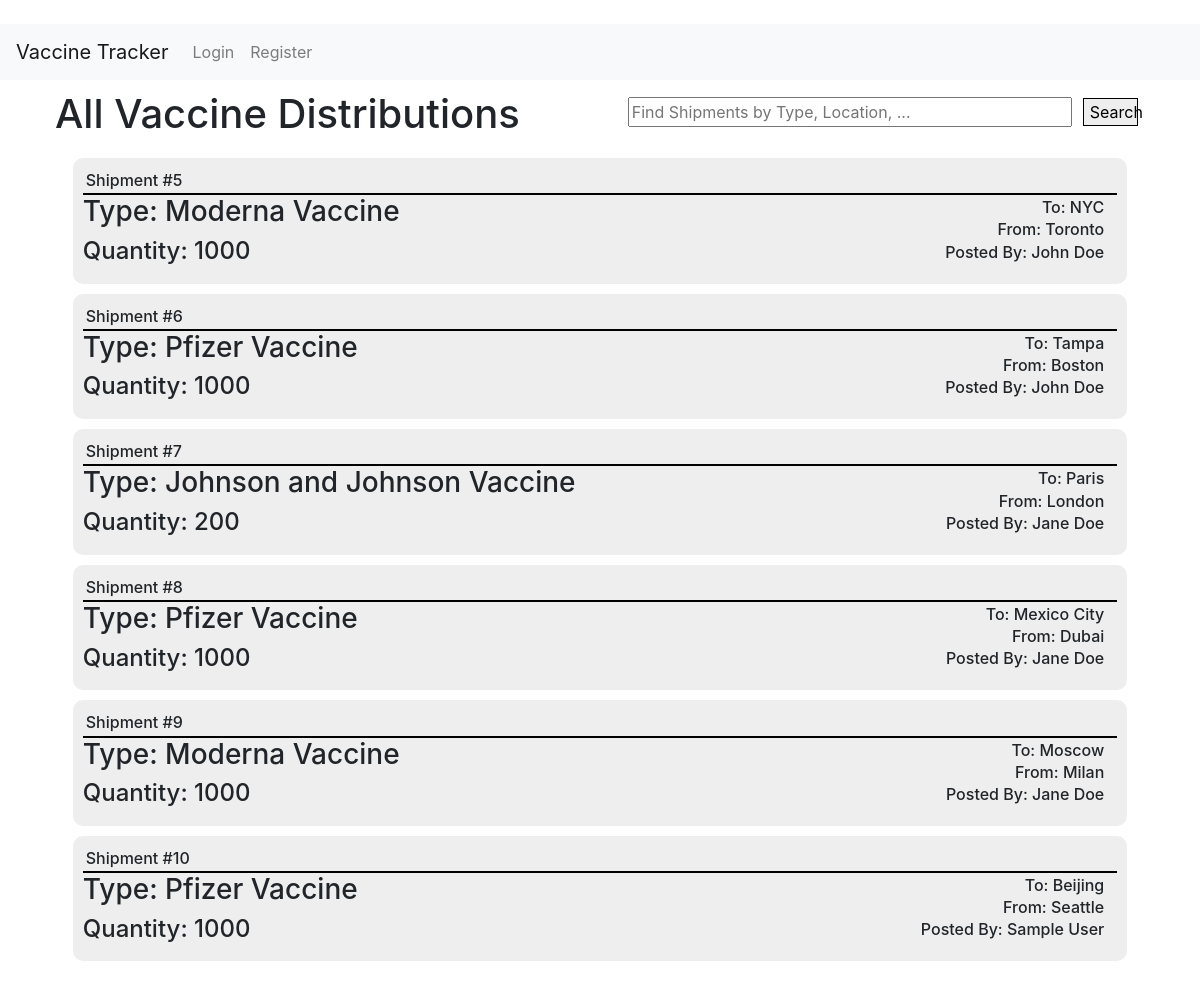
The page / on the database its author committed.
### tables this page shows
CREATE TABLE vaccines(
v_id INTEGER PRIMARY KEY AUTOINCREMENT,
status INTEGER NOT NULL,
loc1 TEXT NOT NULL,
loc2 TEXT NOT NULL,
type TEXT NOT NULL,
user_id INTEGER NOT NULL,
FOREIGN KEY (user_id) REFERENCES userinfo(users_id));

CREATE TABLE userinfo(
user_id INTEGER PRIMARY KEY AUTOINCREMENT,
email TEXT NOT NULL,
password TEXT NOT NULL,
name TEXT NOT NULL);

### main.py (the view)
@app.route('/')
def index():
    db = get_db()
    cursor = db.cursor()
    search = request.args.get("search")
    sqlite_query = """SELECT DISTINCT v_id, status, loc1, loc2, type, user_id  FROM vaccines"""
    if search:
        sqlite_query = sqlite_query + """ WHERE loc1 LIKE ? OR loc2 LIKE ? OR type LIKE ? OR user_id IN (
                                          SELECT user_id FROM userinfo WHERE name LIKE ?)"""
        cursor.execute(sqlite_query, ("%" + search + "%", "%" + search + "%","%" + search + "%","%" + search + "%"))
    else:
        cursor.execute(sqlite_query)
    records = cursor.fetchall()
    for i in range(len(records)):
        user_id = records[i][5]
        user_query = """SELECT name FROM userinfo WHERE user_id=?"""
        cursor.execute(user_query,(user_id,))
        name = cursor.fetchall()[0]
        records[i] = records[i] + name
    return render_template("index.html", list=records)

### main.py (called while the page is built)
def get_db():
    db = getattr(g, '_database', None)
    if db is None:
        db = g._database = sql.connect(DATABASE)
    return db

@app.teardown_appcontext
def close_connection(exception):
    db = getattr(g, '_database', None)
    if db is not None:
        db.close()

### templates/index.html (shortened to what this page needs)
﻿{% extends "layout.html" %}
{% block body %}
    <div class="container">
        <div class="header-div">
            <div class="title-div">
                <h1> All Vaccine Distributions </h1>
            </div>
            <div class="search-div">
                <form action="/" class="form-inline">
                    <input autocomplete="off" autofocus class="search-bar" name="search" placeholder="Find Shipments by Type, Location, ..." type="text">
                    <button type="submit" class="form-btn"> Search </button>
                </form>
            </div>
        </div>
        <div class="gallery">
            {% for item in list%}
            <div class="vaccine-box">
                <h6> Shipment #{{item[0]}}</h6>
                <div class="vaccine-info">
                    <div class="main-info">
                        <h3> Type: {{item[4]}} Vaccine</h3>
                        <h4> Quantity: {{item[1]}}</h4>
                    </div>
                    <div class="side-info">
                        <h6> To: {{item[3]}}</h6>
                        <h6> From: {{item[2]}}</h6>
                        <h6> Posted By: {{item[6]}}</h6>
                    </div>
                </div>
            </div>
            {% endfor %}
        </div>
    </div>
{% endblock %}

### templates/layout.html (shortened to what this page needs)
﻿<!DOCTYPE html>
<html lang="en" xmlns="http://www.w3.org/1999/xhtml">
<head>
    <link rel="stylesheet" href="https://maxcdn.bootstrapcdn.com/bootstrap/4.0.0/css/bootstrap.min.css">
    <link href="static/styles.css" rel="stylesheet">
</head>
<body>
    <nav class="navbar navbar-expand-lg navbar-light bg-light">
        <a class="navbar-brand" href="/">Vaccine Tracker</a>
        {% if session.user_id %}
        <div class="collapse navbar-collapse" id="navbarSupportedContent">
            <ul class="navbar-nav mr-auto">
                <li class="nav-item">
                    <a class="nav-link" href="/"> All Distributions </a>
                </li>
                <li class="nav-item">
                    <a class="nav-link" href="/my-vaccs">My Postings</a>
                </li>
                <li class="nav-item">
                    <a class="nav-link" href="/add">Add Shipment</a>
                </li>
                <li class="nav-item">
                    <a class="nav-link" href="/logout">Logout</a>
                </li>
            </ul>
            {% else %}
            <div class="collapse navbar-collapse" id="navbarSupportedContent">
                <ul class="navbar-nav mr-auto">
                    <li class="nav-item">
                        <a class="nav-link" href="/logout">Login</a>
                    </li>
                    <li class="nav-item">
                        <a class="nav-link" href="/register">Register</a>
                    </li>
                </ul>
                {% endif %}
            </div>
</nav>
    {% block body %}{% endblock %}
</body>
</html>

### static/styles.css (style rules this page uses)
.container { width: 95%; margin: auto; }
h1, h2 { margin: 10px; }
h6 { margin: 3px; }
.header-div { display: flex; flex-direction: row; }
.title-div { flex: 2; }
.form-inline { display: flex; width: 100%; }
.search-bar { width: 80%; margin: 2% 2% 0% 5%; }
.form-btn { width: 10%; margin-top: 2%; background: #eeeeee; border: 1px solid black; }
.search-div { flex: 2; display: flex; flex-direction: row; }
.gallery { width: 95%; margin: auto; margin-top: 10px; margin-bottom: 80px; }
.vaccine-box { background-color: #eeeeee; width: 100%; margin-top: 10px; border-radius: 10px; padding: 10px; margin-bottom: 10px; }
.vaccine-info { display: flex; flex-direction: row; border-top: 2px solid black; }
.main-info { flex: 3; }
.side-info { float: right; text-align: right; margin-right: 10px; }

### rows shown on the page
vaccines: type "Moderna", status "1000", loc2 "NYC", loc1 "Toronto"
userinfo: name "John Doe" "John Doe"
vaccines: type "Pfizer", status "1000", loc2 "Tampa", loc1 "Boston"
vaccines: type "Johnson and Johnson", loc2 "Paris", loc1 "London"
userinfo: name "Jane Doe" "Jane Doe" "Jane Doe"
vaccines: type "Pfizer", status "1000", loc2 "Mexico City", loc1 "Dubai"
vaccines: type "Moderna", status "1000", loc2 "Moscow", loc1 "Milan"
vaccines: type "Pfizer", status "1000", loc2 "Beijing", loc1 "Seattle"
userinfo: name "Sample User"

### other values the page prints
{{ item[0] }} "5" "6" "7" "8" "9" "10"
{{ item[1] }} "200"
